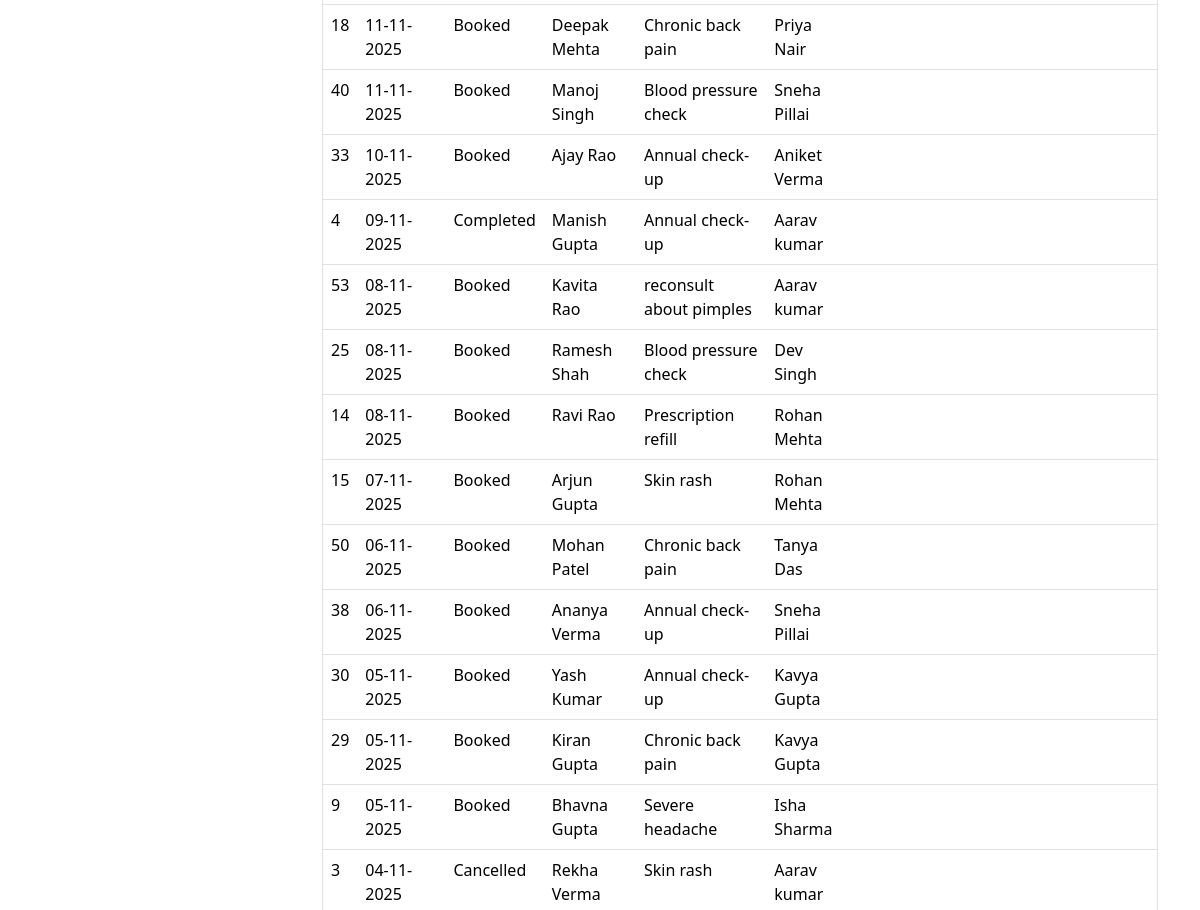
The page /admin/view_appointments (signed in, middle part) on the database as committed earlier.
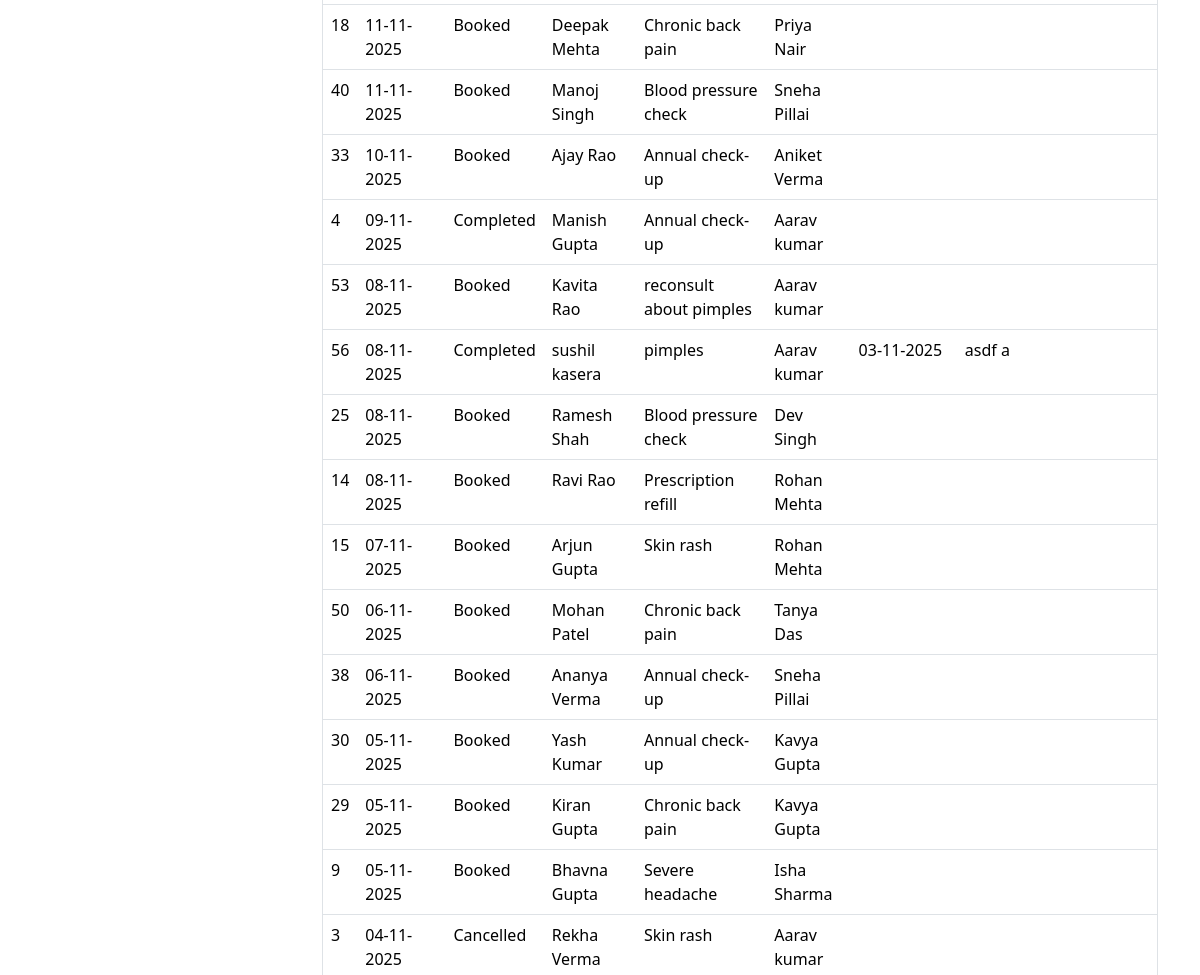
The same page on the database as committed later.
### models.py (models this page shows, shortened)
class Appointment(db.Model):
    __tablename__ = 'appointments'
    id = db.Column(db.Integer, primary_key=True)
    patient_id = db.Column(db.Integer, db.ForeignKey('users.id'), nullable=False)
    patient = db.relationship('User', foreign_keys=[patient_id], back_populates='patient_appointments')
    appointment_datetime = db.Column(db.DateTime, nullable=False)
    reason = db.Column(db.Text)
    status = db.Column(db.String(20), nullable=False, default='Booked')
    created_at = db.Column(db.DateTime, default=datetime.utcnow)
    doctor_id = db.Column(db.Integer, db.ForeignKey('users.id'), nullable=False)
    doctor = db.relationship('User', foreign_keys=[doctor_id], back_populates='doctor_appointments')
    treatment = db.relationship('Treatment', back_populates='appointment', uselist=False, cascade='all, delete-orphan')

class User(UserMixin, db.Model):
    __tablename__ = 'users'
    id = db.Column(db.Integer, primary_key=True)
    email = db.Column(db.String(150), unique=True, nullable=False)
    password = db.Column(db.String(200), nullable=False)
    first_name = db.Column(db.String(100), nullable=False)
    last_name = db.Column(db.String(100), nullable=False)
    created_at = db.Column(db.DateTime, default=datetime.utcnow)
    role = db.Column(db.String(20), nullable=False)
    contact_number = db.Column(db.String(100), nullable=True)
    gender = db.Column(db.String(10), nullable=True)
    dob = db.Column(db.Date, nullable=True)
    address = db.Column(db.String(255), nullable=True)
    patient_appointments = db.relationship('Appointment', foreign_keys='Appointment.patient_id', back_populates='patient', lazy=True)
    qualification = db.Column(db.String(200))
    specialization_id = db.Column(db.Integer, db.ForeignKey('departments.id'), nullable=True)
    specialization = db.relationship('Department', back_populates='doctors')
    doctor_appointments = db.relationship('Appointment', foreign_keys='Appointment.doctor_id', back_populates='doctor', lazy=True)

class Treatment(db.Model):
    __tablename__ = 'treatments'
    id = db.Column(db.Integer, primary_key=True)
    created_at = db.Column(db.DateTime, default=datetime.utcnow)
    appointment_id = db.Column(db.Integer, db.ForeignKey('appointments.id'), unique=True, nullable=False)
    diagnosis = db.Column(db.Text, nullable=False)
    prescription = db.Column(db.Text, nullable=True)
    notes = db.Column(db.Text, nullable=True)
    appointment = db.relationship('Appointment', back_populates='treatment')

### routes/admin.py (the view)
@admin.route('/view_appointments')
@login_required
def view_appointments():
    check_user_role('admin')
    sort_by = request.args.get('sort', '').lower()
    query = Appointment.query
    if sort_by == 'booked':
        query = query.filter_by(status='Booked')
    elif sort_by == 'completed':
        query = query.filter_by(status='Completed')
    elif sort_by == 'cancelled':
        query = query.filter_by(status='Cancelled')
    appointments = query.order_by(
        Appointment.appointment_datetime.desc()).all()
    return render_template('admin/appointment/appointments.html',
                           appointments=appointments,
                           current_sort=sort_by)

### app.py (called while the page is built)
def create_app():
    app = Flask(__name__)
    app.secret_key = 'app_secret_key'
    app.config['SQLALCHEMY_DATABASE_URI'] = 'sqlite:///hospital.db'
    db.init_app(app)
    bcrypt.init_app(app)
    login_manager.init_app(app)
    login_manager.login_view = 'auth.login'
    @login_manager.user_loader
    def load_user(user_id):
        return User.query.get(int(user_id))
    app.register_blueprint(auth, url_prefix='/auth')
    app.register_blueprint(admin, url_prefix='/admin')
    app.register_blueprint(doctor, url_prefix='/doctor')
    app.register_blueprint(patient, url_prefix='/patient')
    app.register_blueprint(api_bp, url_prefix='/api')
    with app.app_context():
        db.create_all()
        print('Database Created Successfully !!')
    return app

### routes/auth.py (called while the page is built)
def check_user_role(role):
    if current_user.role not in role:
        flash(f'You must be an {role} to view this page.')
        return redirect(url_for('auth.login'))

### templates/admin/appointment/appointments.html (shortened to what this page needs)
{% extends "base.html" %}
{% block main %}
<h2>Appointments Data</h2><br>
<table border="solid" class="table">
    <tbody>
        {% for appointment in appointments %}
        <tr>
            <td>{{ appointment.id }} </td>
            <td>{{ appointment.appointment_datetime.strftime('%d-%m-%Y') }}</td>
            <td>{{ appointment.status }}</td>
            <td>{{ appointment.patient.first_name }} {{ appointment.patient.last_name }} </td>
            <td>{{ appointment.reason }}</td>
            <td>{{ appointment.doctor.first_name }} {{ appointment.doctor.last_name }} </td>
            <td>
                {% if appointment.treatment %}
                {{ appointment.treatment.created_at.strftime('%d-%m-%Y') }}
                {% endif %}
            </td>
            <td>{{ appointment.treatment.prescription }}</td>
        </tr>
        {% endfor %}
    </tbody>
</table>
{% endblock %}

Rows that differ between the two databases and show on the page:
added Appointment: id "56", appointment_datetime "08-11-2025", status "Completed", patient.first_name "sushil", patient.last_name "kasera", reason "pimples", doctor.first_name "Aarav", doctor.last_name "kumar", treatment.created_at "03-11-2025", treatment.prescription "asdf a"
